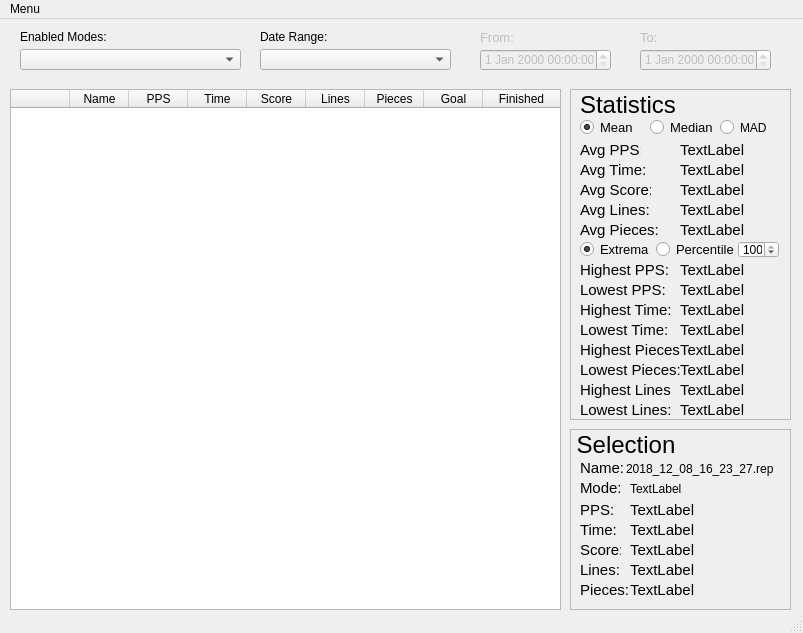
<?xml version="1.0" encoding="UTF-8"?>
<ui version="4.0">
 <class>NullpoTracker</class>
 <widget class="QMainWindow" name="NullpoTracker">
  <property name="geometry">
   <rect>
    <x>0</x>
    <y>0</y>
    <width>803</width>
    <height>633</height>
   </rect>
  </property>
  <property name="windowTitle">
   <string>MainWindow</string>
  </property>
  <widget class="QWidget" name="Window">
   <widget class="QFrame" name="StatisticsFrame">
    <property name="geometry">
     <rect>
      <x>570</x>
      <y>70</y>
      <width>221</width>
      <height>331</height>
     </rect>
    </property>
    <property name="mouseTracking">
     <bool>false</bool>
    </property>
    <property name="frameShape">
     <enum>QFrame::StyledPanel</enum>
    </property>
    <property name="frameShadow">
     <enum>QFrame::Sunken</enum>
    </property>
    <widget class="QLabel" name="StatisticsLabel">
     <property name="geometry">
      <rect>
       <x>10</x>
       <y>0</y>
       <width>191</width>
       <height>31</height>
      </rect>
     </property>
     <property name="font">
      <font>
       <pointsize>18</pointsize>
      </font>
     </property>
     <property name="text">
      <string>Statistics</string>
     </property>
     <property name="textFormat">
      <enum>Qt::AutoText</enum>
     </property>
    </widget>
    <widget class="QWidget" name="WhichAvgSelector" native="true">
     <property name="geometry">
      <rect>
       <x>10</x>
       <y>30</y>
       <width>201</width>
       <height>21</height>
      </rect>
     </property>
     <widget class="QRadioButton" name="MeanRadioButton">
      <property name="geometry">
       <rect>
        <x>0</x>
        <y>0</y>
        <width>82</width>
        <height>17</height>
       </rect>
      </property>
      <property name="font">
       <font>
        <pointsize>10</pointsize>
       </font>
      </property>
      <property name="text">
       <string>Mean</string>
      </property>
      <property name="checked">
       <bool>true</bool>
      </property>
      <property name="autoExclusive">
       <bool>true</bool>
      </property>
     </widget>
     <widget class="QRadioButton" name="MedianRadioButton">
      <property name="geometry">
       <rect>
        <x>70</x>
        <y>0</y>
        <width>71</width>
        <height>17</height>
       </rect>
      </property>
      <property name="font">
       <font>
        <pointsize>10</pointsize>
       </font>
      </property>
      <property name="text">
       <string>Median</string>
      </property>
     </widget>
     <widget class="QRadioButton" name="MADRadioButton">
      <property name="geometry">
       <rect>
        <x>140</x>
        <y>0</y>
        <width>51</width>
        <height>17</height>
       </rect>
      </property>
      <property name="text">
       <string>MAD</string>
      </property>
     </widget>
    </widget>
    <widget class="QWidget" name="Statistics" native="true">
     <property name="geometry">
      <rect>
       <x>10</x>
       <y>50</y>
       <width>201</width>
       <height>281</height>
      </rect>
     </property>
     <widget class="QWidget" name="AvgStats" native="true">
      <property name="geometry">
       <rect>
        <x>0</x>
        <y>0</y>
        <width>201</width>
        <height>101</height>
       </rect>
      </property>
      <widget class="QWidget" name="AvgTime" native="true">
       <property name="geometry">
        <rect>
         <x>0</x>
         <y>20</y>
         <width>201</width>
         <height>21</height>
        </rect>
       </property>
       <widget class="QLabel" name="AvgTimeName">
        <property name="geometry">
         <rect>
          <x>0</x>
          <y>0</y>
          <width>71</width>
          <height>21</height>
         </rect>
        </property>
        <property name="font">
         <font>
          <pointsize>11</pointsize>
         </font>
        </property>
        <property name="text">
         <string>Avg Time:</string>
        </property>
       </widget>
       <widget class="QLabel" name="AvgTimeStat">
        <property name="geometry">
         <rect>
          <x>100</x>
          <y>0</y>
          <width>101</width>
          <height>21</height>
         </rect>
        </property>
        <property name="font">
         <font>
          <pointsize>11</pointsize>
         </font>
        </property>
        <property name="text">
         <string>TextLabel</string>
        </property>
       </widget>
      </widget>
      <widget class="QWidget" name="AvgLines" native="true">
       <property name="geometry">
        <rect>
         <x>0</x>
         <y>60</y>
         <width>201</width>
         <height>21</height>
        </rect>
       </property>
       <widget class="QLabel" name="AvgLinesName">
        <property name="geometry">
         <rect>
          <x>0</x>
          <y>0</y>
          <width>71</width>
          <height>21</height>
         </rect>
        </property>
        <property name="font">
         <font>
          <pointsize>11</pointsize>
         </font>
        </property>
        <property name="text">
         <string>Avg Lines:</string>
        </property>
       </widget>
       <widget class="QLabel" name="AvgLinesStat">
        <property name="geometry">
         <rect>
          <x>100</x>
          <y>0</y>
          <width>101</width>
          <height>21</height>
         </rect>
        </property>
        <property name="font">
         <font>
          <pointsize>11</pointsize>
         </font>
        </property>
        <property name="text">
         <string>TextLabel</string>
        </property>
       </widget>
      </widget>
      <widget class="QWidget" name="AvgPieces" native="true">
       <property name="geometry">
        <rect>
         <x>0</x>
         <y>80</y>
         <width>201</width>
         <height>21</height>
        </rect>
       </property>
       <widget class="QLabel" name="AvgPiecesName">
        <property name="geometry">
         <rect>
          <x>0</x>
          <y>0</y>
          <width>81</width>
          <height>21</height>
         </rect>
        </property>
        <property name="font">
         <font>
          <pointsize>11</pointsize>
         </font>
        </property>
        <property name="text">
         <string>Avg Pieces:</string>
        </property>
       </widget>
       <widget class="QLabel" name="AvgPIecesStat">
        <property name="geometry">
         <rect>
          <x>100</x>
          <y>0</y>
          <width>101</width>
          <height>21</height>
         </rect>
        </property>
        <property name="font">
         <font>
          <pointsize>11</pointsize>
         </font>
        </property>
        <property name="text">
         <string>TextLabel</string>
        </property>
       </widget>
      </widget>
      <widget class="QWidget" name="AvgPPS" native="true">
       <property name="geometry">
        <rect>
         <x>0</x>
         <y>0</y>
         <width>201</width>
         <height>21</height>
        </rect>
       </property>
       <widget class="QLabel" name="AvgPPSName">
        <property name="geometry">
         <rect>
          <x>0</x>
          <y>0</y>
          <width>61</width>
          <height>21</height>
         </rect>
        </property>
        <property name="font">
         <font>
          <pointsize>11</pointsize>
         </font>
        </property>
        <property name="text">
         <string>Avg PPS:</string>
        </property>
       </widget>
       <widget class="QLabel" name="AvgPPSStat">
        <property name="geometry">
         <rect>
          <x>100</x>
          <y>0</y>
          <width>101</width>
          <height>21</height>
         </rect>
        </property>
        <property name="font">
         <font>
          <pointsize>11</pointsize>
         </font>
        </property>
        <property name="text">
         <string>TextLabel</string>
        </property>
       </widget>
      </widget>
      <widget class="QWidget" name="AvgScore" native="true">
       <property name="geometry">
        <rect>
         <x>0</x>
         <y>40</y>
         <width>201</width>
         <height>21</height>
        </rect>
       </property>
       <widget class="QLabel" name="AvgScoreName">
        <property name="geometry">
         <rect>
          <x>0</x>
          <y>0</y>
          <width>71</width>
          <height>21</height>
         </rect>
        </property>
        <property name="font">
         <font>
          <pointsize>11</pointsize>
         </font>
        </property>
        <property name="text">
         <string>Avg Score:</string>
        </property>
       </widget>
       <widget class="QLabel" name="AvgScoreStat">
        <property name="geometry">
         <rect>
          <x>100</x>
          <y>0</y>
          <width>101</width>
          <height>21</height>
         </rect>
        </property>
        <property name="font">
         <font>
          <pointsize>11</pointsize>
         </font>
        </property>
        <property name="text">
         <string>TextLabel</string>
        </property>
       </widget>
      </widget>
     </widget>
     <widget class="QWidget" name="ExtremeStats" native="true">
      <property name="geometry">
       <rect>
        <x>0</x>
        <y>120</y>
        <width>201</width>
        <height>161</height>
       </rect>
      </property>
      <widget class="QWidget" name="LinesExtrema" native="true">
       <property name="geometry">
        <rect>
         <x>0</x>
         <y>120</y>
         <width>201</width>
         <height>41</height>
        </rect>
       </property>
       <widget class="QWidget" name="HighestLines" native="true">
        <property name="geometry">
         <rect>
          <x>0</x>
          <y>0</y>
          <width>201</width>
          <height>21</height>
         </rect>
        </property>
        <widget class="QLabel" name="HighestLinesName">
         <property name="geometry">
          <rect>
           <x>0</x>
           <y>0</y>
           <width>91</width>
           <height>21</height>
          </rect>
         </property>
         <property name="font">
          <font>
           <pointsize>11</pointsize>
          </font>
         </property>
         <property name="text">
          <string>Highest Lines:</string>
         </property>
        </widget>
        <widget class="QLabel" name="HighestLinesStat">
         <property name="geometry">
          <rect>
           <x>100</x>
           <y>0</y>
           <width>111</width>
           <height>21</height>
          </rect>
         </property>
         <property name="font">
          <font>
           <pointsize>11</pointsize>
          </font>
         </property>
         <property name="text">
          <string>TextLabel</string>
         </property>
        </widget>
       </widget>
       <widget class="QWidget" name="LowestLines" native="true">
        <property name="geometry">
         <rect>
          <x>0</x>
          <y>20</y>
          <width>201</width>
          <height>21</height>
         </rect>
        </property>
        <widget class="QLabel" name="LowestLinesName">
         <property name="geometry">
          <rect>
           <x>0</x>
           <y>0</y>
           <width>91</width>
           <height>21</height>
          </rect>
         </property>
         <property name="font">
          <font>
           <pointsize>11</pointsize>
          </font>
         </property>
         <property name="text">
          <string>Lowest Lines:</string>
         </property>
        </widget>
        <widget class="QLabel" name="LowestLinesStat">
         <property name="geometry">
          <rect>
           <x>100</x>
           <y>0</y>
           <width>111</width>
           <height>21</height>
          </rect>
         </property>
         <property name="font">
          <font>
           <pointsize>11</pointsize>
          </font>
         </property>
         <property name="text">
          <string>TextLabel</string>
         </property>
        </widget>
       </widget>
      </widget>
      <widget class="QWidget" name="PiecesExtrema" native="true">
       <property name="geometry">
        <rect>
         <x>0</x>
         <y>80</y>
         <width>201</width>
         <height>41</height>
        </rect>
       </property>
       <widget class="QWidget" name="HighestPieces" native="true">
        <property name="geometry">
         <rect>
          <x>0</x>
          <y>0</y>
          <width>201</width>
          <height>21</height>
         </rect>
        </property>
        <widget class="QLabel" name="HighestPiecesName">
         <property name="geometry">
          <rect>
           <x>0</x>
           <y>0</y>
           <width>101</width>
           <height>21</height>
          </rect>
         </property>
         <property name="font">
          <font>
           <pointsize>11</pointsize>
          </font>
         </property>
         <property name="text">
          <string>Highest Pieces:</string>
         </property>
        </widget>
        <widget class="QLabel" name="HighestPiecesStat">
         <property name="geometry">
          <rect>
           <x>100</x>
           <y>0</y>
           <width>111</width>
           <height>21</height>
          </rect>
         </property>
         <property name="font">
          <font>
           <pointsize>11</pointsize>
          </font>
         </property>
         <property name="text">
          <string>TextLabel</string>
         </property>
        </widget>
       </widget>
       <widget class="QWidget" name="LowestPieces" native="true">
        <property name="geometry">
         <rect>
          <x>0</x>
          <y>20</y>
          <width>201</width>
          <height>21</height>
         </rect>
        </property>
        <widget class="QLabel" name="LowestPiecesName">
         <property name="geometry">
          <rect>
           <x>0</x>
           <y>0</y>
           <width>101</width>
           <height>21</height>
          </rect>
         </property>
         <property name="font">
          <font>
           <pointsize>11</pointsize>
          </font>
         </property>
         <property name="text">
          <string>Lowest Pieces:</string>
         </property>
        </widget>
        <widget class="QLabel" name="LowestPiecesStat">
         <property name="geometry">
          <rect>
           <x>100</x>
           <y>0</y>
           <width>111</width>
           <height>21</height>
          </rect>
         </property>
         <property name="font">
          <font>
           <pointsize>11</pointsize>
          </font>
         </property>
         <property name="text">
          <string>TextLabel</string>
         </property>
        </widget>
       </widget>
      </widget>
      <widget class="QWidget" name="PPSExtrema" native="true">
       <property name="geometry">
        <rect>
         <x>0</x>
         <y>0</y>
         <width>201</width>
         <height>41</height>
        </rect>
       </property>
       <widget class="QWidget" name="HighestPPS" native="true">
        <property name="geometry">
         <rect>
          <x>0</x>
          <y>0</y>
          <width>201</width>
          <height>21</height>
         </rect>
        </property>
        <widget class="QLabel" name="HighestPPSName">
         <property name="geometry">
          <rect>
           <x>0</x>
           <y>0</y>
           <width>91</width>
           <height>21</height>
          </rect>
         </property>
         <property name="font">
          <font>
           <pointsize>11</pointsize>
          </font>
         </property>
         <property name="text">
          <string>Highest PPS:</string>
         </property>
        </widget>
        <widget class="QLabel" name="HighestPPSStat">
         <property name="geometry">
          <rect>
           <x>100</x>
           <y>0</y>
           <width>111</width>
           <height>21</height>
          </rect>
         </property>
         <property name="font">
          <font>
           <pointsize>11</pointsize>
          </font>
         </property>
         <property name="text">
          <string>TextLabel</string>
         </property>
        </widget>
       </widget>
       <widget class="QWidget" name="LowestPPS" native="true">
        <property name="geometry">
         <rect>
          <x>0</x>
          <y>20</y>
          <width>201</width>
          <height>21</height>
         </rect>
        </property>
        <widget class="QLabel" name="LowestPPSName">
         <property name="geometry">
          <rect>
           <x>0</x>
           <y>0</y>
           <width>91</width>
           <height>21</height>
          </rect>
         </property>
         <property name="font">
          <font>
           <pointsize>11</pointsize>
          </font>
         </property>
         <property name="text">
          <string>Lowest PPS:</string>
         </property>
        </widget>
        <widget class="QLabel" name="LowestPPSStat">
         <property name="geometry">
          <rect>
           <x>100</x>
           <y>0</y>
           <width>111</width>
           <height>21</height>
          </rect>
         </property>
         <property name="font">
          <font>
           <pointsize>11</pointsize>
          </font>
         </property>
         <property name="text">
          <string>TextLabel</string>
         </property>
        </widget>
       </widget>
      </widget>
      <widget class="QWidget" name="TimeExtrema" native="true">
       <property name="geometry">
        <rect>
         <x>0</x>
         <y>40</y>
         <width>201</width>
         <height>41</height>
        </rect>
       </property>
       <widget class="QWidget" name="HighestTime" native="true">
        <property name="geometry">
         <rect>
          <x>0</x>
          <y>0</y>
          <width>201</width>
          <height>21</height>
         </rect>
        </property>
        <widget class="QLabel" name="HighestTimeName">
         <property name="geometry">
          <rect>
           <x>0</x>
           <y>0</y>
           <width>91</width>
           <height>21</height>
          </rect>
         </property>
         <property name="font">
          <font>
           <pointsize>11</pointsize>
          </font>
         </property>
         <property name="text">
          <string>Highest Time:</string>
         </property>
        </widget>
        <widget class="QLabel" name="HighestTimeStat">
         <property name="geometry">
          <rect>
           <x>100</x>
           <y>0</y>
           <width>111</width>
           <height>21</height>
          </rect>
         </property>
         <property name="font">
          <font>
           <pointsize>11</pointsize>
          </font>
         </property>
         <property name="text">
          <string>TextLabel</string>
         </property>
        </widget>
       </widget>
       <widget class="QWidget" name="LowestTime" native="true">
        <property name="geometry">
         <rect>
          <x>0</x>
          <y>20</y>
          <width>201</width>
          <height>21</height>
         </rect>
        </property>
        <widget class="QLabel" name="LowestTimeName">
         <property name="geometry">
          <rect>
           <x>0</x>
           <y>0</y>
           <width>91</width>
           <height>21</height>
          </rect>
         </property>
         <property name="font">
          <font>
           <pointsize>11</pointsize>
          </font>
         </property>
         <property name="text">
          <string>Lowest Time:</string>
         </property>
        </widget>
        <widget class="QLabel" name="LowestTimeStat">
         <property name="geometry">
          <rect>
           <x>100</x>
           <y>0</y>
           <width>111</width>
           <height>21</height>
          </rect>
         </property>
         <property name="font">
          <font>
           <pointsize>11</pointsize>
          </font>
         </property>
         <property name="text">
          <string>TextLabel</string>
         </property>
        </widget>
       </widget>
      </widget>
     </widget>
    </widget>
    <widget class="QWidget" name="WhichExtremaSelector" native="true">
     <property name="geometry">
      <rect>
       <x>10</x>
       <y>150</y>
       <width>201</width>
       <height>21</height>
      </rect>
     </property>
     <widget class="QRadioButton" name="ExtremaRadioButton">
      <property name="geometry">
       <rect>
        <x>0</x>
        <y>2</y>
        <width>82</width>
        <height>17</height>
       </rect>
      </property>
      <property name="font">
       <font>
        <pointsize>10</pointsize>
       </font>
      </property>
      <property name="text">
       <string>Extrema</string>
      </property>
      <property name="checked">
       <bool>true</bool>
      </property>
      <property name="autoExclusive">
       <bool>true</bool>
      </property>
     </widget>
     <widget class="QRadioButton" name="MedianRadioButton_4">
      <property name="geometry">
       <rect>
        <x>76</x>
        <y>2</y>
        <width>81</width>
        <height>17</height>
       </rect>
      </property>
      <property name="font">
       <font>
        <pointsize>10</pointsize>
       </font>
      </property>
      <property name="text">
       <string>Percentile</string>
      </property>
     </widget>
     <widget class="QSpinBox" name="PercentileSpinBox">
      <property name="geometry">
       <rect>
        <x>158</x>
        <y>2</y>
        <width>41</width>
        <height>17</height>
       </rect>
      </property>
      <property name="maximum">
       <number>100</number>
      </property>
      <property name="value">
       <number>100</number>
      </property>
     </widget>
    </widget>
   </widget>
   <widget class="QWidget" name="Settings" native="true">
    <property name="geometry">
     <rect>
      <x>10</x>
      <y>10</y>
      <width>791</width>
      <height>51</height>
     </rect>
    </property>
    <widget class="QWidget" name="ModesEnabled" native="true">
     <property name="geometry">
      <rect>
       <x>10</x>
       <y>0</y>
       <width>221</width>
       <height>51</height>
      </rect>
     </property>
     <widget class="QLabel" name="ModesEnabledLabel">
      <property name="geometry">
       <rect>
        <x>0</x>
        <y>0</y>
        <width>151</width>
        <height>16</height>
       </rect>
      </property>
      <property name="text">
       <string>Enabled Modes:</string>
      </property>
      <property name="buddy">
       <cstring>ModeSelector</cstring>
      </property>
     </widget>
     <widget class="QComboBox" name="ModeSelector">
      <property name="geometry">
       <rect>
        <x>0</x>
        <y>20</y>
        <width>221</width>
        <height>21</height>
       </rect>
      </property>
     </widget>
    </widget>
    <widget class="QWidget" name="DateRangeSelector" native="true">
     <property name="geometry">
      <rect>
       <x>240</x>
       <y>0</y>
       <width>531</width>
       <height>51</height>
      </rect>
     </property>
     <widget class="QLabel" name="DateRangeLabel">
      <property name="geometry">
       <rect>
        <x>10</x>
        <y>0</y>
        <width>71</width>
        <height>16</height>
       </rect>
      </property>
      <property name="text">
       <string>Date Range:</string>
      </property>
      <property name="buddy">
       <cstring>DateRangeComboBox</cstring>
      </property>
     </widget>
     <widget class="QComboBox" name="DateRangeComboBox">
      <property name="geometry">
       <rect>
        <x>10</x>
        <y>20</y>
        <width>191</width>
        <height>21</height>
       </rect>
      </property>
     </widget>
     <widget class="QWidget" name="CustomDateRangeSelector" native="true">
      <property name="enabled">
       <bool>false</bool>
      </property>
      <property name="geometry">
       <rect>
        <x>230</x>
        <y>0</y>
        <width>291</width>
        <height>51</height>
       </rect>
      </property>
      <widget class="QWidget" name="FromSelector" native="true">
       <property name="geometry">
        <rect>
         <x>0</x>
         <y>0</y>
         <width>141</width>
         <height>51</height>
        </rect>
       </property>
       <widget class="QLabel" name="FromLabel">
        <property name="enabled">
         <bool>false</bool>
        </property>
        <property name="geometry">
         <rect>
          <x>0</x>
          <y>0</y>
          <width>47</width>
          <height>16</height>
         </rect>
        </property>
        <property name="font">
         <font>
          <pointsize>10</pointsize>
         </font>
        </property>
        <property name="text">
         <string>From:</string>
        </property>
        <property name="buddy">
         <cstring>FromDateTimeSelector</cstring>
        </property>
       </widget>
       <widget class="QDateTimeEdit" name="FromDateTimeSelector">
        <property name="enabled">
         <bool>false</bool>
        </property>
        <property name="geometry">
         <rect>
          <x>0</x>
          <y>20</y>
          <width>131</width>
          <height>22</height>
         </rect>
        </property>
       </widget>
      </widget>
      <widget class="QWidget" name="ToSelector" native="true">
       <property name="geometry">
        <rect>
         <x>160</x>
         <y>0</y>
         <width>141</width>
         <height>51</height>
        </rect>
       </property>
       <widget class="QLabel" name="ToLabel">
        <property name="enabled">
         <bool>false</bool>
        </property>
        <property name="geometry">
         <rect>
          <x>0</x>
          <y>0</y>
          <width>47</width>
          <height>16</height>
         </rect>
        </property>
        <property name="font">
         <font>
          <pointsize>10</pointsize>
         </font>
        </property>
        <property name="text">
         <string>To:</string>
        </property>
        <property name="buddy">
         <cstring>ToDateTimeSelector</cstring>
        </property>
       </widget>
       <widget class="QDateTimeEdit" name="ToDateTimeSelector">
        <property name="enabled">
         <bool>false</bool>
        </property>
        <property name="geometry">
         <rect>
          <x>0</x>
          <y>20</y>
          <width>131</width>
          <height>22</height>
         </rect>
        </property>
       </widget>
      </widget>
     </widget>
    </widget>
   </widget>
   <widget class="QTableWidget" name="gameTracker">
    <property name="geometry">
     <rect>
      <x>10</x>
      <y>70</y>
      <width>551</width>
      <height>521</height>
     </rect>
    </property>
    <property name="sortingEnabled">
     <bool>false</bool>
    </property>
    <property name="columnCount">
     <number>9</number>
    </property>
    <attribute name="horizontalHeaderCascadingSectionResizes">
     <bool>true</bool>
    </attribute>
    <attribute name="horizontalHeaderDefaultSectionSize">
     <number>59</number>
    </attribute>
    <attribute name="horizontalHeaderHighlightSections">
     <bool>true</bool>
    </attribute>
    <attribute name="horizontalHeaderMinimumSectionSize">
     <number>1</number>
    </attribute>
    <attribute name="horizontalHeaderShowSortIndicator" stdset="0">
     <bool>false</bool>
    </attribute>
    <attribute name="horizontalHeaderStretchLastSection">
     <bool>true</bool>
    </attribute>
    <attribute name="verticalHeaderCascadingSectionResizes">
     <bool>false</bool>
    </attribute>
    <column>
     <property name="text">
      <string/>
     </property>
    </column>
    <column>
     <property name="text">
      <string>Name</string>
     </property>
    </column>
    <column>
     <property name="text">
      <string>PPS</string>
     </property>
    </column>
    <column>
     <property name="text">
      <string>Time</string>
     </property>
    </column>
    <column>
     <property name="text">
      <string>Score</string>
     </property>
    </column>
    <column>
     <property name="text">
      <string>Lines</string>
     </property>
    </column>
    <column>
     <property name="text">
      <string>Pieces</string>
     </property>
    </column>
    <column>
     <property name="text">
      <string>Goal</string>
     </property>
    </column>
    <column>
     <property name="text">
      <string>Finished</string>
     </property>
    </column>
   </widget>
   <widget class="QFrame" name="SelectionFrame">
    <property name="geometry">
     <rect>
      <x>570</x>
      <y>410</y>
      <width>221</width>
      <height>181</height>
     </rect>
    </property>
    <property name="frameShape">
     <enum>QFrame::StyledPanel</enum>
    </property>
    <property name="frameShadow">
     <enum>QFrame::Sunken</enum>
    </property>
    <widget class="QLabel" name="SelectionLabel">
     <property name="geometry">
      <rect>
       <x>0</x>
       <y>0</y>
       <width>121</width>
       <height>31</height>
      </rect>
     </property>
     <property name="font">
      <font>
       <pointsize>18</pointsize>
      </font>
     </property>
     <property name="text">
      <string> Selection</string>
     </property>
     <property name="textFormat">
      <enum>Qt::AutoText</enum>
     </property>
    </widget>
    <widget class="QWidget" name="SelectionPPS" native="true">
     <property name="geometry">
      <rect>
       <x>10</x>
       <y>70</y>
       <width>121</width>
       <height>21</height>
      </rect>
     </property>
     <widget class="QLabel" name="SelectionPPSName">
      <property name="geometry">
       <rect>
        <x>0</x>
        <y>0</y>
        <width>41</width>
        <height>21</height>
       </rect>
      </property>
      <property name="font">
       <font>
        <pointsize>11</pointsize>
       </font>
      </property>
      <property name="text">
       <string>PPS:</string>
      </property>
     </widget>
     <widget class="QLabel" name="SelectionPPSStat">
      <property name="geometry">
       <rect>
        <x>50</x>
        <y>0</y>
        <width>141</width>
        <height>21</height>
       </rect>
      </property>
      <property name="font">
       <font>
        <pointsize>11</pointsize>
       </font>
      </property>
      <property name="text">
       <string>TextLabel</string>
      </property>
     </widget>
    </widget>
    <widget class="QWidget" name="SelectionTime" native="true">
     <property name="geometry">
      <rect>
       <x>10</x>
       <y>90</y>
       <width>121</width>
       <height>21</height>
      </rect>
     </property>
     <widget class="QLabel" name="SelectionTimeName">
      <property name="geometry">
       <rect>
        <x>0</x>
        <y>0</y>
        <width>41</width>
        <height>21</height>
       </rect>
      </property>
      <property name="font">
       <font>
        <pointsize>11</pointsize>
       </font>
      </property>
      <property name="text">
       <string>Time:</string>
      </property>
     </widget>
     <widget class="QLabel" name="SelectionTimeStat">
      <property name="geometry">
       <rect>
        <x>50</x>
        <y>0</y>
        <width>141</width>
        <height>21</height>
       </rect>
      </property>
      <property name="font">
       <font>
        <pointsize>11</pointsize>
       </font>
      </property>
      <property name="text">
       <string>TextLabel</string>
      </property>
     </widget>
    </widget>
    <widget class="QWidget" name="SelectionScore" native="true">
     <property name="geometry">
      <rect>
       <x>10</x>
       <y>110</y>
       <width>121</width>
       <height>21</height>
      </rect>
     </property>
     <widget class="QLabel" name="SelectionScoreName">
      <property name="geometry">
       <rect>
        <x>0</x>
        <y>0</y>
        <width>41</width>
        <height>21</height>
       </rect>
      </property>
      <property name="font">
       <font>
        <pointsize>11</pointsize>
       </font>
      </property>
      <property name="text">
       <string>Score:</string>
      </property>
     </widget>
     <widget class="QLabel" name="SelectionScoreStat">
      <property name="geometry">
       <rect>
        <x>50</x>
        <y>0</y>
        <width>141</width>
        <height>21</height>
       </rect>
      </property>
      <property name="font">
       <font>
        <pointsize>11</pointsize>
       </font>
      </property>
      <property name="text">
       <string>TextLabel</string>
      </property>
     </widget>
    </widget>
    <widget class="QWidget" name="SelectionLines" native="true">
     <property name="geometry">
      <rect>
       <x>10</x>
       <y>130</y>
       <width>121</width>
       <height>21</height>
      </rect>
     </property>
     <widget class="QLabel" name="SelectionLinesName">
      <property name="geometry">
       <rect>
        <x>0</x>
        <y>0</y>
        <width>41</width>
        <height>21</height>
       </rect>
      </property>
      <property name="font">
       <font>
        <pointsize>11</pointsize>
       </font>
      </property>
      <property name="text">
       <string>Lines:</string>
      </property>
     </widget>
     <widget class="QLabel" name="SelectionLinesStat">
      <property name="geometry">
       <rect>
        <x>50</x>
        <y>0</y>
        <width>141</width>
        <height>21</height>
       </rect>
      </property>
      <property name="font">
       <font>
        <pointsize>11</pointsize>
       </font>
      </property>
      <property name="text">
       <string>TextLabel</string>
      </property>
     </widget>
    </widget>
    <widget class="QWidget" name="SelectionPieces" native="true">
     <property name="geometry">
      <rect>
       <x>10</x>
       <y>150</y>
       <width>201</width>
       <height>21</height>
      </rect>
     </property>
     <widget class="QLabel" name="SelectionPiecesName">
      <property name="geometry">
       <rect>
        <x>0</x>
        <y>0</y>
        <width>51</width>
        <height>21</height>
       </rect>
      </property>
      <property name="font">
       <font>
        <pointsize>11</pointsize>
       </font>
      </property>
      <property name="text">
       <string>Pieces:</string>
      </property>
     </widget>
     <widget class="QLabel" name="SelectionPiecesStat">
      <property name="geometry">
       <rect>
        <x>50</x>
        <y>0</y>
        <width>131</width>
        <height>21</height>
       </rect>
      </property>
      <property name="font">
       <font>
        <pointsize>11</pointsize>
       </font>
      </property>
      <property name="text">
       <string>TextLabel</string>
      </property>
     </widget>
    </widget>
    <widget class="QWidget" name="SelectionName" native="true">
     <property name="geometry">
      <rect>
       <x>10</x>
       <y>30</y>
       <width>201</width>
       <height>21</height>
      </rect>
     </property>
     <widget class="QLabel" name="SelectionNameName">
      <property name="geometry">
       <rect>
        <x>0</x>
        <y>0</y>
        <width>51</width>
        <height>21</height>
       </rect>
      </property>
      <property name="font">
       <font>
        <pointsize>11</pointsize>
       </font>
      </property>
      <property name="text">
       <string>Name:</string>
      </property>
      <property name="alignment">
       <set>Qt::AlignLeading|Qt::AlignLeft|Qt::AlignTop</set>
      </property>
     </widget>
     <widget class="QLabel" name="SelecitonNameStat">
      <property name="geometry">
       <rect>
        <x>46</x>
        <y>0</y>
        <width>161</width>
        <height>20</height>
       </rect>
      </property>
      <property name="font">
       <font>
        <pointsize>9</pointsize>
       </font>
      </property>
      <property name="text">
       <string>2018_12_08_16_23_27.rep</string>
      </property>
      <property name="alignment">
       <set>Qt::AlignLeading|Qt::AlignLeft|Qt::AlignVCenter</set>
      </property>
     </widget>
    </widget>
    <widget class="QWidget" name="SelectionMode" native="true">
     <property name="geometry">
      <rect>
       <x>10</x>
       <y>50</y>
       <width>201</width>
       <height>21</height>
      </rect>
     </property>
     <widget class="QLabel" name="SelectionModeName">
      <property name="geometry">
       <rect>
        <x>0</x>
        <y>0</y>
        <width>51</width>
        <height>21</height>
       </rect>
      </property>
      <property name="font">
       <font>
        <pointsize>11</pointsize>
       </font>
      </property>
      <property name="text">
       <string>Mode:</string>
      </property>
      <property name="alignment">
       <set>Qt::AlignLeading|Qt::AlignLeft|Qt::AlignTop</set>
      </property>
     </widget>
     <widget class="QLabel" name="SelectionModeStat">
      <property name="geometry">
       <rect>
        <x>50</x>
        <y>0</y>
        <width>161</width>
        <height>20</height>
       </rect>
      </property>
      <property name="font">
       <font>
        <pointsize>9</pointsize>
       </font>
      </property>
      <property name="text">
       <string>TextLabel</string>
      </property>
      <property name="alignment">
       <set>Qt::AlignLeading|Qt::AlignLeft|Qt::AlignVCenter</set>
      </property>
     </widget>
    </widget>
   </widget>
  </widget>
  <widget class="QMenuBar" name="MenuBar">
   <property name="geometry">
    <rect>
     <x>0</x>
     <y>0</y>
     <width>803</width>
     <height>21</height>
    </rect>
   </property>
   <widget class="QMenu" name="menuMenu">
    <property name="title">
     <string>Menu</string>
    </property>
    <addaction name="actionRefresh"/>
    <addaction name="actionExist"/>
   </widget>
   <addaction name="menuMenu"/>
  </widget>
  <widget class="QStatusBar" name="statusbar"/>
  <action name="actionRefresh">
   <property name="text">
    <string>Refresh</string>
   </property>
  </action>
  <action name="actionExist">
   <property name="text">
    <string>Exit</string>
   </property>
  </action>
 </widget>
 <resources/>
 <connections/>
</ui>
